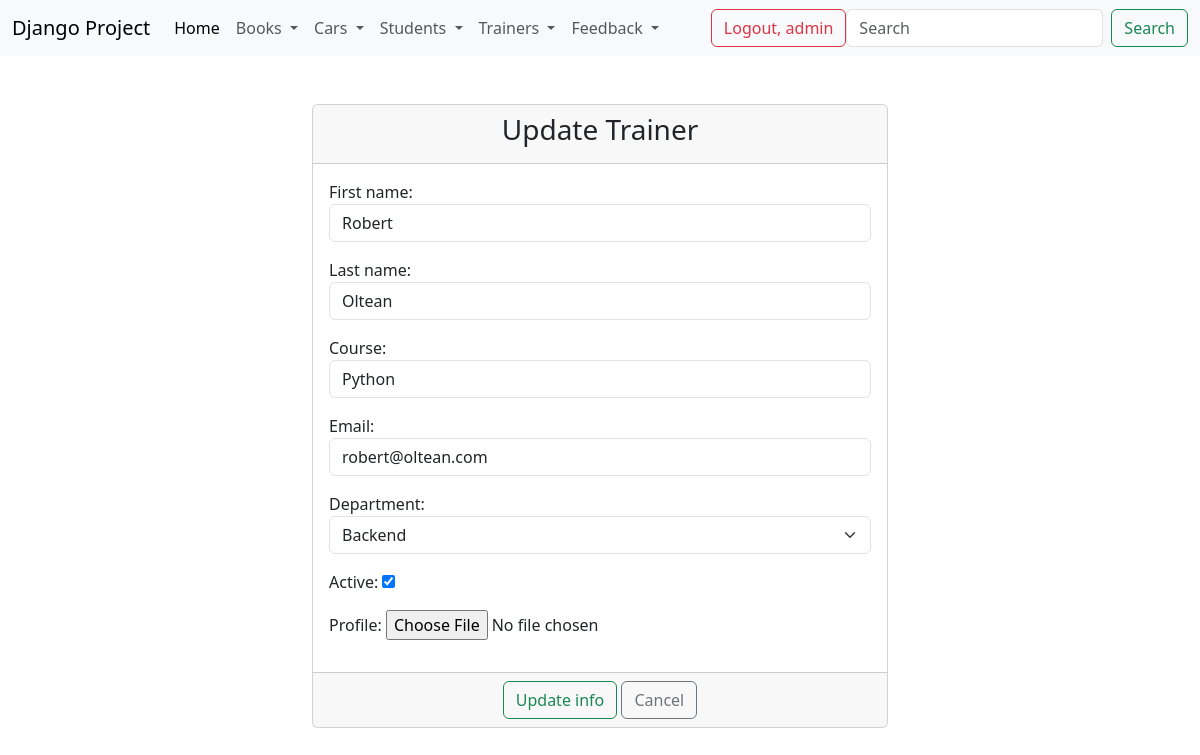
Page /update_trainer/7/ (signed in) on the committed database.
### trainer/models.py (models this page shows, shortened)
class Trainer(models.Model):
    department_options = (
        ('backend', 'Backend'),
        ('frontend', 'Frontend'),
        ('network', 'Network')
    )
    first_name = models.CharField(max_length=20)
    last_name = models.CharField(max_length=20)
    course = models.CharField(max_length=40)
    email = models.EmailField(max_length=40)
    department = models.CharField(choices=department_options, max_length=8)
    active = models.BooleanField(default=True)
    profile = models.ImageField(upload_to='profiles/', null=True, blank=True)
    created_at = models.DateTimeField(auto_now_add=True)
    updated_at = models.DateTimeField(auto_now=True)

### trainer/views.py (the view)
# urls.py: path('update_trainer/<int:pk>/', views.TrainerUpdateView.as_view(), name='update-trainer'),
class TrainerUpdateView(LoginRequiredMixin, UpdateView):
    template_name = 'trainer/update_trainer.html'
    model = Trainer
    form_class = TrainerUpdateForm
    success_url = reverse_lazy('list-of-trainers')

### trainer/forms.py
class TrainerUpdateForm(forms.ModelForm):
    class Meta:
        model = Trainer
        fields = "__all__"
        widgets = {
            'first_name': TextInput(attrs={'class': 'form-control', 'placeholder': "Please enter your first name"}),
            'last_name': TextInput(attrs={'class': 'form-control', 'placeholder': 'Please enter your last name'}),
            'course': TextInput(
                attrs={'class': 'form-control', 'placeholder': 'Please enter the course you are teaching'}),
            'email': EmailInput(attrs={'class': 'form-control', 'placeholder': 'Please enter your email'}),
            'department': Select(attrs={'class': 'form-select'})
        }

### templates/trainer/update_trainer.html (shortened to what this page needs)
{% extends 'base.html' %}
{% block content %}
    <div class="container-fluid">
        <div class="row">
            <div class="col-md-6 offset-md-3">
                <br><br>
                <div class="card">
                    <div class="card-header">
                        <h3 class="text-center">Update Trainer</h3>
                    </div>
                    <form method="post" enctype="multipart/form-data">
                        <div class="card-body">
                            {{ form.as_p }}
                        </div>
                        <div class="card-footer text-center">
                            <button type="submit" class="btn btn-outline-success">Update info</button>
                            <a href="{% url 'list-of-trainers' %}" class="btn btn-outline-secondary">Cancel</a>
                        </div>
                    </form>
                </div>
            </div>
        </div>
    </div>
{% endblock %}

### templates/navbar.html (shortened to what this page needs)
<nav class="navbar navbar-expand-lg bg-body-tertiary">
    <div class="container-fluid">
        <a class="navbar-brand" href="#">Django Project</a>
        <div class="collapse navbar-collapse" id="navbarSupportedContent">
            <ul class="navbar-nav me-auto mb-2 mb-lg-0">
                <li class="nav-item">
                    <a class="nav-link active" aria-current="page" href="{% url 'home' %}">Home</a>
                </li>
                {% if user.is_authenticated %}
                    <li class="nav-item dropdown">
                        <a class="nav-link dropdown-toggle" href="#" role="button" data-bs-toggle="dropdown"
                           aria-expanded="false">
                            Books
                        </a>
                    </li>
                    <li class="nav-item dropdown">
                        <a class="nav-link dropdown-toggle" href="#" role="button" data-bs-toggle="dropdown"
                           aria-expanded="false">
                            Cars
                        </a>
                    </li>
                    <li class="nav-item dropdown">
                        <a class="nav-link dropdown-toggle" href="#" role="button" data-bs-toggle="dropdown"
                           aria-expanded="false">
                            Students
                        </a>
                    </li>
                    <li class="nav-item dropdown">
                        <a class="nav-link dropdown-toggle" href="#" role="button" data-bs-toggle="dropdown"
                           aria-expanded="false">
                            Trainers
                        </a>
                    </li>
                    <li class="nav-item dropdown">
                        <a class="nav-link dropdown-toggle" href="#" role="button" data-bs-toggle="dropdown"
                           aria-expanded="false">
                            Feedback
                        </a>
                    </li>
                {% endif %}
            </ul>
            {% if user.is_authenticated %}
                <div>
                    <a href="{% url 'logout' %}" class="btn btn-outline-danger">Logout, {{ user.username }}</a>
                </div>
            {% else %}
                <div>
                    <a href="{% url 'login' %}" class="btn btn-outline-success">Login</a>
                    <a href="{% url 'signup' %}" class="btn btn-outline-secondary">Sign Up</a>
                </div>
            {% endif %}
            <form class="d-flex" role="search">
                <input class="form-control me-2" type="search" placeholder="Search" aria-label="Search">
                <button class="btn btn-outline-success" type="submit">Search</button>
            </form>
        </div>
    </div>
</nav>

### rows in the picture
Trainer: first_name "Robert", last_name "Oltean", course "Python", email "robert@oltean.com", department "Backend", active "☑"

### other values in the picture
{{ user.username }} "admin"
